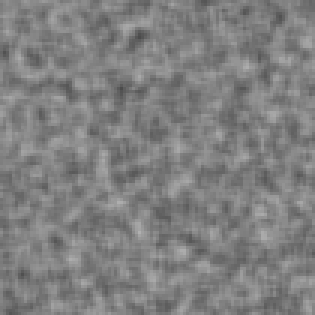
%> input picture lab_4/code/synth1.pgm, 105 x 105 px, shrunk from 128 x 128 before the run (shown 3 times larger); the run also reads 1 picture not shown here
$ octave --eval "result = opticalflow;"   (GNU Octave 9; MATLAB toolbox functions it lacks are replaced by stand-ins)
%> lines starting %> are read from the running program, lines starting %| are printed output that depends on the picture
### lab_1/ImageDerivatives.m
%img is image path or matrix if test specified, sigma used for kernel
%creation, type = ( ?x?, ?y?, ?xx?, ?yy?, ?xy?, ?yx?), test = 't' if
%testmode, img needs to be matrix then
function F=ImageDerivatives(img , sigma , type, test)

%first correctly read in image; if test specified img is a matrix which we
%use
if strcmp(test, 't')
    im = img;
else
    imIn = imread (img);
    im = im2double(imIn);

    if size(im,3) == 3
        im = rgb2gray(im);
    end
end

%do convolution dependent on specified type ( ?x?, ?y?, ?xx?, ?yy?, ?xy?, ?yx?)

G = gaussianFilter(sigma);

if strcmp(type,'x')

    Gx = gaussianFirst(G,sigma);
    F = conv2(1,Gx,im,'same');

elseif strcmp(type,'y')

    Gy = gaussianFirst(G,sigma);
    F = conv2(Gy,1,im,'same');

elseif strcmp(type, 'xx')

    Gxx = gaussianSec(G,sigma);
    F = conv2(1,Gxx,im,'same');

elseif strcmp(type, 'yy')

    Gyy = gaussianSec(G,sigma);
    F = conv2(Gyy,1,im,'same');

elseif strcmp(type, 'xy') || strcmp(type, 'yx')

    Gxy = gaussianFirst(G,sigma);
    F = conv2(Gxy,Gxy,im,'same');

else
    fprintf('Derivative type not supported\n');
end

% %if test mode show image
% if strcmp(test,'t')
%     imshow(F)
% end


end

### lab_1/gaussianFilter.m
function G = gaussianFilter( sigma )
    L=ceil(3*sigma);
    G = 1/sigma*(sqrt(pi*2))*exp(-(-L:L).^2/(2*(sigma^2)));
    G = G/sum(G);
end

### lab_1/gaussianFirst.m
function Gd = gaussianFirst(G,sigma)

    L=ceil(3*sigma);

    multiplTerm = ((-L:L)/(sigma^2))./sigma^4;

    Gd = multiplTerm .* G;

end

### lab_4/code/opticalflow.m
%function F = flow(im1,im2)
% calculates the optical flow between images im1 and im2
%
%INPUT
%- im1: first image (in time) should be in black and white
%- im2: second image (in time) should be in black and white
%- sigma: how much you smooth the image
%
%OUTPUT
%- F: vector of flows
%- ind: indexes of the flow vectors
function [F,ind] = opticalflow(im1,im2,sigma)

% if no images are provided load standard images
if nargin < 1
    im1 = imread('synth1.pgm');
%> im1 is the input picture: size 105x105 uint8; min 75, max 176, mean 127.6
    im2 = imread('synth2.pgm');
    sigma = 1;
end

im1 =double(im1);
%> im1: size 105x105 double
im2=double(im2);
%> im2: size 105x105 double

% devide regions
[h,w] = size(im1);
%> h = 105; w = 105

hDevide = floor(h/15);
%> hDevide = 7
wDevide = floor(w/15);
%> wDevide = 7

%Calculate the center coordinates of the regions
ind = zeros(hDevide,wDevide,2);
ind(:,:,1) = repmat((0:wDevide-1)',1,hDevide)*15+7.5;
ind(:,:,2) = repmat((0:hDevide-1),wDevide,1)*15+7.5;

%Find image derivatives (refer to Gaussian filters in Exercise 1)

Ix = ImageDerivatives(im1,sigma,'x','t');
%> in ImageDerivatives, `F = conv2(1,Gx,im,'same');`:
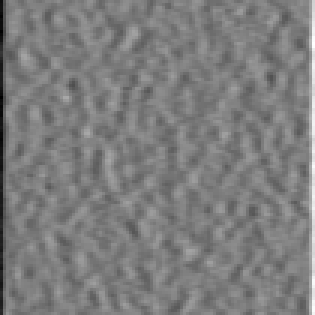
%> F: size 105x105 double (shown 3 times larger); min -57.26, max 59.31, mean 0; drawn with min black and max white
Iy = ImageDerivatives(im1,sigma,'y','t');
%> call 2 of ImageDerivatives, with sigma = 1, type = 'y', test = 't'
%> in ImageDerivatives (call 2), `F = conv2(Gy,1,im,'same');`:
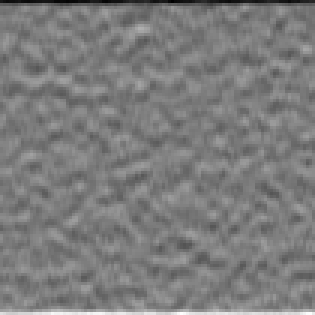
%> F: size 105x105 double (shown 3 times larger); min -55.87, max 58.68, mean 0; drawn with min black and max white
It = im1 - im2;
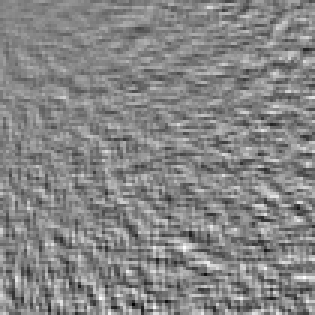
%> It: size 105x105 double (shown 3 times larger); min -32, max 29, mean 0; drawn with min black and max white

%For every patch find flow vector and store in F
F = zeros(hDevide,wDevide,2);
for i=0:hDevide-1
    for j=0:wDevide-1
        % make a matrix consisting of derivatives along the patch
        A1 = Ix(i*15+1:(i+1)*15,j*15+1:(j+1)*15);
        A2 = Iy(i*15+1:(i+1)*15,j*15+1:(j+1)*15);
        A = [A1(:), A2(:)];
        % make b matrix consisting of derivatives in time
        b = - It(i*15+1:(i+1)*15,j*15+1:(j+1)*15);
        b = b(:);
        v = pinv(A'*A) * A' * double(b);
        F(i+1,j+1,:) = v;
    end
end

end
